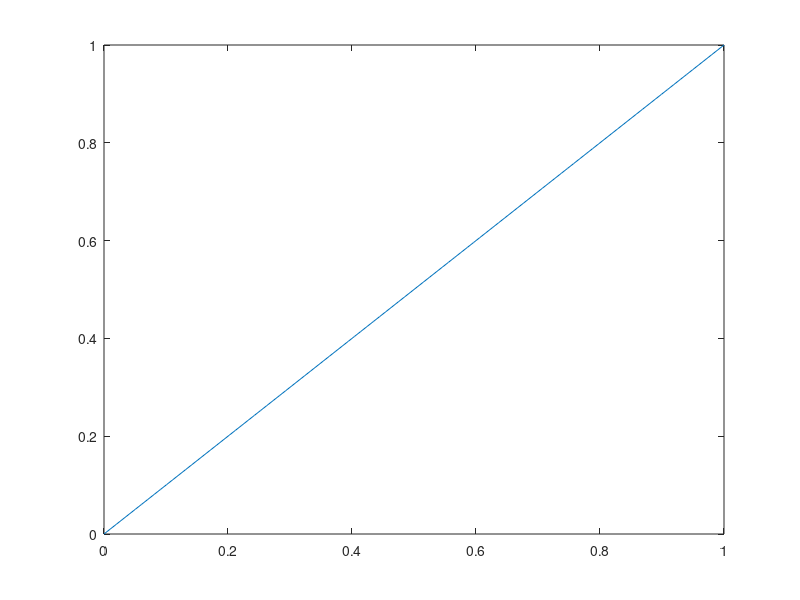

This figure's MATLAB source: (Note: this script raises an error after producing the figure.)
% Alternative to the surrogate model: start with an arbitrary polynomial
% and transform to generate the necessary properties.
% Issue: biased towards y=x because the slope is derived from integration.
% - flat: final curve is 2x - x^2
% - unit step: slightly more than y=x, flattening in the end
% - high then low: quick saturation
% i.e: the integral needs to be concentrated near the start to result in
% appreciable difference
close all

x = linspace(0, 1, 100);


% Evaluate the polynomial at the points in x: coeff applied to shifted
% Legendre polynomials P_n(2x - 1), orthogonal on [0, 1] (uniform weight),
% instead of the trivial monomial basis.
coeff = 10*randn([1, 3]);
% t = 2*x - 1;                      % map [0, 1] -> [-1, 1]
% P = zeros(numel(coeff), numel(x));
% P(1, :) = 1;                      % P_0
% if numel(coeff) > 1
%     P(2, :) = t;                  % P_1
% end
% for n = 2:numel(coeff) - 1        % Bonnet recurrence: row n+1 holds P_n
%     P(n+1, :) = ((2*n - 1) * t .* P(n, :) - (n - 1) * P(n-1, :)) / n;
% end
% y = coeff * P;

y = x;
% y = 2*ones(size(x));
% y(round(length(y)/4): end) = 0; % heavy on the start
%y(1:round(length(y)/2)) = 0;      % heavy on the end

figure
plot(x,y)
hold on
yline(0)

sqry = y.^2;
figure
plot(x,sqry)
hold on
yline(0)

I = cumtrapz(x, sqry);
I = 1 - I/I(end);
figure
plot(x,I)
hold on
yline(0)


f = cumtrapz(I);
f = f/f(end);
figure
plot(x,f)
hold on
yline(0)
plot([0 1], [0 1], 'k-')
